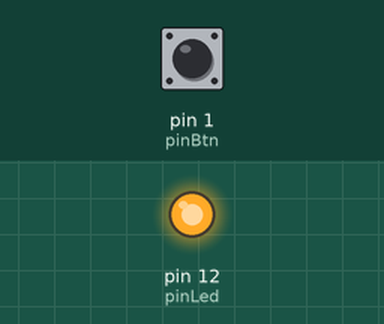
Simulated run of this sketch. Board: Arduino Uno, built with avr-gcc and run on an emulated ATmega328P. On the bench: output pins drawn as LEDs (lit = HIGH). Inputs (shaded band) come from the test bench; at power-on: pin 1 (pinBtn) HIGH.

Above: at 1.2 s.
1.3 s: pin 1 (pinBtn) pulled LOW for 0.15 s
At 1.37 s:
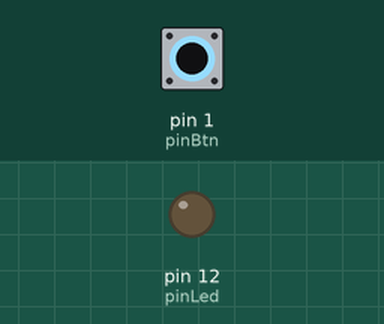
2.9 s: pin 1 (pinBtn) pulled LOW for 3.2 s
At 6.9 s:
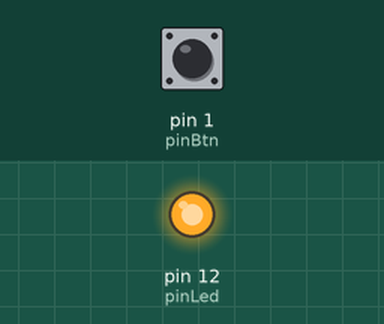
Timing chart, 0 to 8.4 s (numbered marks = the images above; inputs shaded):
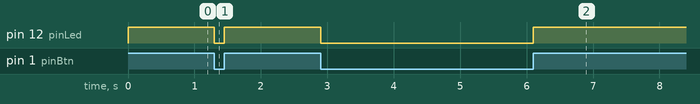

The sketch:

bai2.ino
```cpp
int pinBtn = 1;
int pinLed = 12;

void setup() {
  pinMode(pinBtn, INPUT_PULLUP);
  pinMode(pinLed,OUTPUT);
}

void loop() {
  int state = digitalRead(pinBtn);
  digitalWrite(pinLed,state);
}
```

Measured:
- after the input at 1.3 s, pin 12 (pinLed): HIGH → LOW at once, → HIGH 0.15 s later
- after the input at 2.9 s, pin 12 (pinLed): HIGH → LOW at once, → HIGH 3.2 s later
